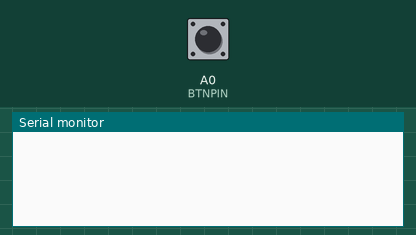
Recording of a sketch running on a simulated Arduino Uno, built with avr-gcc and run on an emulated ATmega328P. On the bench: the last lines printed to the serial monitor. The test bench sets the inputs (shaded band); at power-on: A0 (BTNPIN) LOW.

Above: at 1.3 s.
1.4 s: A0 (BTNPIN) pulled HIGH for 0.3 s
At 2.1 s:
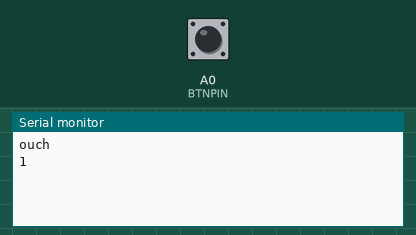
3.2 s: A0 (BTNPIN) pulled HIGH for 1 s
At 5.3 s:
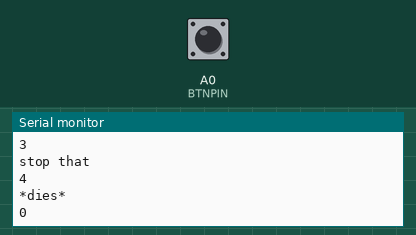
Timing chart, 0 to 6.8 s (numbered marks = the images above; inputs shaded):
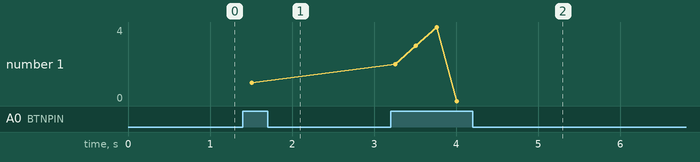

Measured:
- after the input at 1.4 s, the serial monitor: prints a new line after 0.10 s (image 1)
- after the input at 3.2 s, the serial monitor: prints a new line after 0.05 s (image 2)
- plotted number 1: 1 → 0 after the input at 3.2 s

The sketch:

counter.ino
```cpp
//ID 54323
const byte BTNPIN = A0;
int counter = 0;

//Sets up pins, servo and serial monitor
void setup() {
  //make this pin an input pin
  pinMode(BTNPIN, INPUT);
  //set up serial ready for error messages
  Serial.begin(9600);
}

void loop() {
  //When the button is clicked do the following
  if (digitalRead(BTNPIN) == HIGH) {
    //update the counter by 1 and print in serial monitor
    counter++;

    switch (counter) {
      case 1:
        Serial.println("ouch");
        break;
      case 2:
        Serial.println("yow");
        break;
      case 3:
        Serial.println("uff");
        break;
      case 4:
        Serial.println("stop that");
        break;
      case 5:
        Serial.println("*dies*");
        counter = 0;
        break;
      default:
        Serial.println("ERROR YOU SHOULDN'T SEE THIS");
        break;
    }
    Serial.println(counter);
  }
  //delay 250milli to debounce
  delay(250);
}
```
